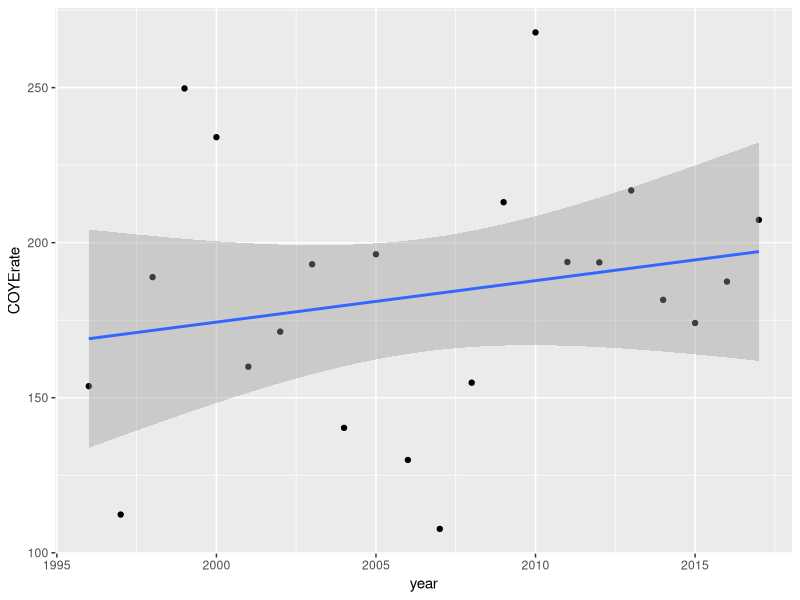
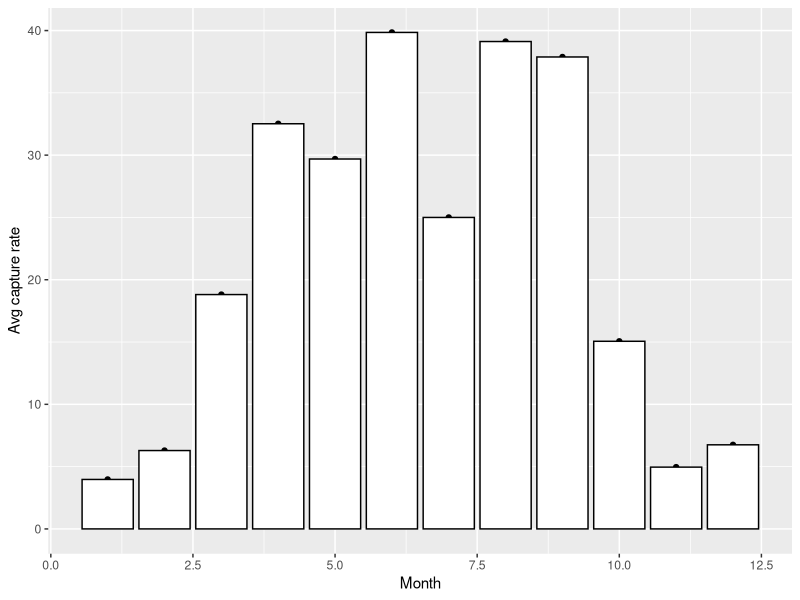

Write the R code that produced these figures, in order.
#check where you are
getwd()

##add packages needed to get the data and make the graph
library (data.table)
library(ggplot2)

##figure 1
##read the data into environment
year <- fread('data/rate_year.csv')

##make plot with simple linear regression line
qplot(year, COYErate, data = year, geom = c("point", "smooth"),method = "lm")

##in shiny app have species (in the above case COYErate) be a variable

##figure 2
month <- fread('data/AvgRate_month.csv')

qplot(Month, COYE, data = month) + 
  geom_bar(stat = "identity", fill = "white", color = "black") +
  labs(x = "Month", y = "Avg capture rate")

test <- month.abb

